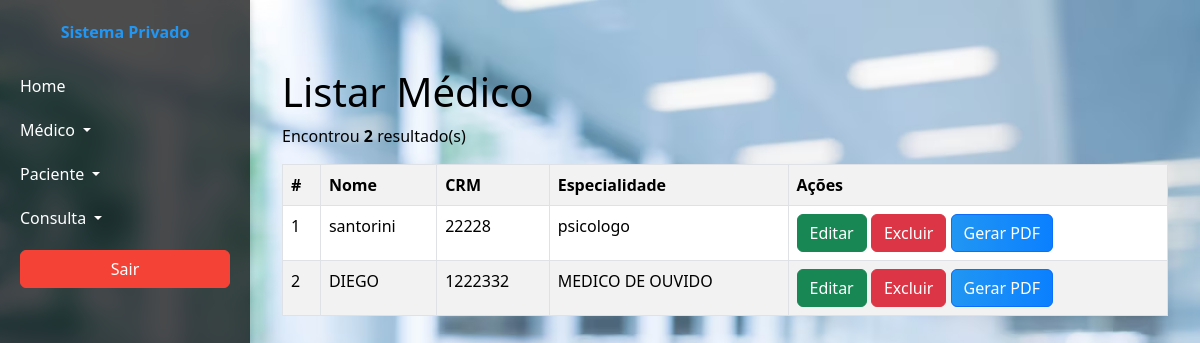
Page /dashboard.php?page=listar-medico (signed in) on the committed database.
### tables this page shows
CREATE TABLE `medico` (
  `id_medico` int(10) UNSIGNED NOT NULL,
  `nome_medico` varchar(100) DEFAULT NULL,
  `crm_medico` varchar(10) DEFAULT NULL,
  `especialidade_medico` varchar(20) DEFAULT NULL
);

### listar-medico.php (the view)
<h1>Listar Médico</h1>
<?php
	$sql = "SELECT * FROM medico";
	$res = $conn->query($sql);
	$qtd = $res->num_rows;
	if($qtd > 0){
		print "<p>Encontrou <b>$qtd</b> resultado(s)</p>";
		print "<table class='table table-bordered table-striped table-hover'>";
		print "<tr>";
		print "<th>#</th>";
		print "<th>Nome</th>";
		print "<th>CRM</th>";
		print "<th>Especialidade</th>";
		print "<th>Ações</th>";
		print "</tr>";
		$count = 1;
		while($row = $res->fetch_object()){
			print "<tr>";
			print "<td>".$count++."</td>";
			print "<td>".$row->nome_medico."</td>";
			print "<td>".$row->crm_medico."</td>";
			print "<td>".$row->especialidade_medico."</td>";
			print "<td>
					<button class='btn btn-success' onclick=\"location.href='?page=editar-medico&id_medico=".$row->id_medico."';\">Editar</button>
					<button class='btn btn-danger' onclick=\"if(confirm('Tem certeza que quer exclui?')){location.href='?page=salvar-medico&acao=excluir&id_medico=".$row->id_medico."';}else{false;}\">Excluir</button>
					<a href='gerar_pdf2.php?id_medico=" . $row->id_medico . "' class='btn btn-primary'>Gerar PDF</a>
				   </td>";
			print "</tr>";
		}
		print "</table>";
	}else{
		print "Não encontrou resultado";
	}
?>

### dashboard.php (style rules this page uses)
body { display: flex; height: 100vh; background-image: url('images.avif'); background-size: cover; background-position: center; background-repeat: no-repeat; color: #000; }
.btn-primary { background-image: linear-gradient(to right, #2196F3, #0B80FF); color: #fff; }

### rows in the picture
medico: nome_medico "santorini", crm_medico "22228", especialidade_medico "psicologo"
medico: nome_medico "DIEGO", crm_medico "1222332", especialidade_medico "MEDICO DE OUVIDO"

### other values in the picture
$qtd "2"
